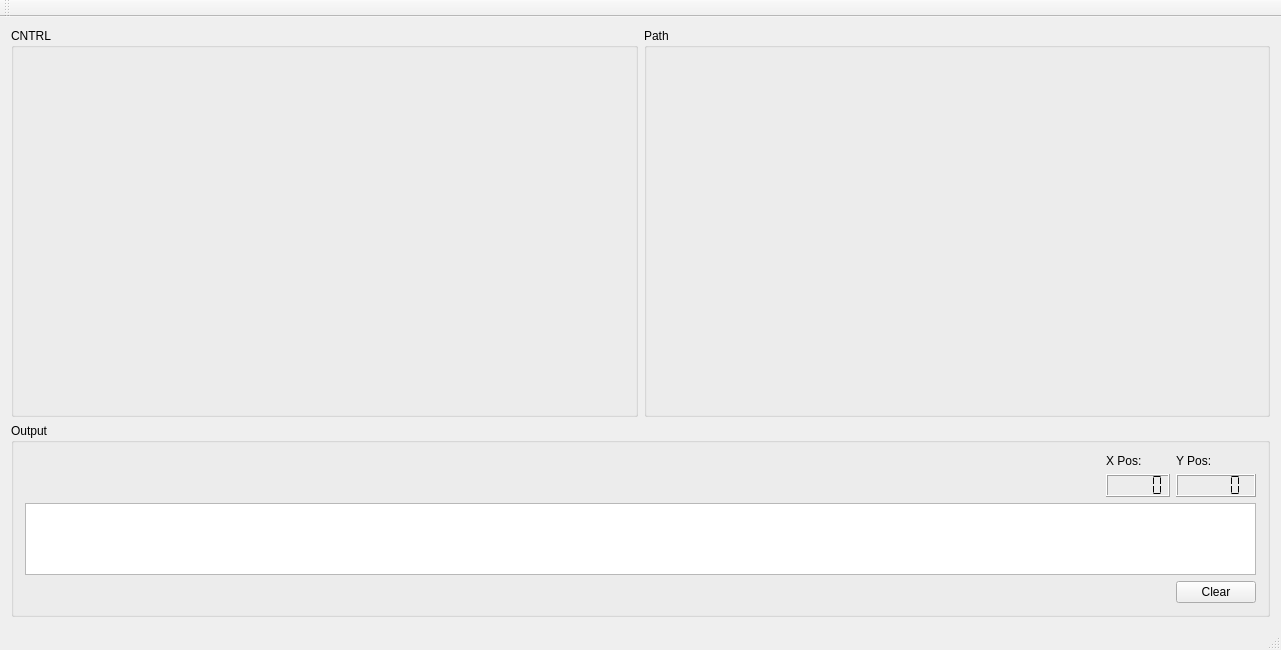
<?xml version="1.0" encoding="UTF-8"?>
<ui version="4.0">
 <class>GUI</class>
 <widget class="QMainWindow" name="GUI">
  <property name="geometry">
   <rect>
    <x>0</x>
    <y>0</y>
    <width>1281</width>
    <height>650</height>
   </rect>
  </property>
  <property name="windowTitle">
   <string>GUI</string>
  </property>
  <widget class="QWidget" name="centralWidget">
   <layout class="QGridLayout" name="gridLayout_4">
    <item row="0" column="1">
     <widget class="QGroupBox" name="gB_path">
      <property name="sizePolicy">
       <sizepolicy hsizetype="Preferred" vsizetype="Preferred">
        <horstretch>1</horstretch>
        <verstretch>2</verstretch>
       </sizepolicy>
      </property>
      <property name="title">
       <string>Path</string>
      </property>
      <layout class="QGridLayout" name="gridLayout_2">
       <item row="0" column="0">
        <widget class="posdraft" name="PathDraft_WD" native="true">
         <property name="sizePolicy">
          <sizepolicy hsizetype="Preferred" vsizetype="Preferred">
           <horstretch>1</horstretch>
           <verstretch>0</verstretch>
          </sizepolicy>
         </property>
        </widget>
       </item>
      </layout>
     </widget>
    </item>
    <item row="1" column="0" colspan="2">
     <widget class="QGroupBox" name="gB_output">
      <property name="sizePolicy">
       <sizepolicy hsizetype="Preferred" vsizetype="Preferred">
        <horstretch>0</horstretch>
        <verstretch>1</verstretch>
       </sizepolicy>
      </property>
      <property name="title">
       <string>Output</string>
      </property>
      <layout class="QGridLayout" name="gridLayout_3">
       <item row="0" column="2">
        <widget class="QLabel" name="label_2">
         <property name="text">
          <string>Y Pos:</string>
         </property>
        </widget>
       </item>
       <item row="0" column="1">
        <widget class="QLabel" name="label">
         <property name="text">
          <string>X Pos:</string>
         </property>
        </widget>
       </item>
       <item row="1" column="2">
        <widget class="QLCDNumber" name="IN_y">
         <property name="digitCount">
          <number>5</number>
         </property>
         <property name="segmentStyle">
          <enum>QLCDNumber::Flat</enum>
         </property>
        </widget>
       </item>
       <item row="1" column="0">
        <spacer name="horizontalSpacer">
         <property name="orientation">
          <enum>Qt::Horizontal</enum>
         </property>
         <property name="sizeHint" stdset="0">
          <size>
           <width>40</width>
           <height>20</height>
          </size>
         </property>
        </spacer>
       </item>
       <item row="2" column="0" colspan="3">
        <widget class="QTextEdit" name="TE_Log"/>
       </item>
       <item row="1" column="1">
        <widget class="QLCDNumber" name="IN_x">
         <property name="sizePolicy">
          <sizepolicy hsizetype="Minimum" vsizetype="Minimum">
           <horstretch>0</horstretch>
           <verstretch>0</verstretch>
          </sizepolicy>
         </property>
         <property name="digitCount">
          <number>5</number>
         </property>
         <property name="segmentStyle">
          <enum>QLCDNumber::Flat</enum>
         </property>
        </widget>
       </item>
       <item row="3" column="2">
        <widget class="QPushButton" name="pB_ClearLog">
         <property name="text">
          <string>Clear</string>
         </property>
        </widget>
       </item>
      </layout>
     </widget>
    </item>
    <item row="0" column="0">
     <widget class="QGroupBox" name="gB_cntrl">
      <property name="sizePolicy">
       <sizepolicy hsizetype="Preferred" vsizetype="Preferred">
        <horstretch>1</horstretch>
        <verstretch>1</verstretch>
       </sizepolicy>
      </property>
      <property name="title">
       <string>CNTRL</string>
      </property>
      <layout class="QGridLayout" name="gridLayout">
       <item row="0" column="0">
        <widget class="CorvusVerification" name="CorvusCntrl_WD" native="true"/>
       </item>
      </layout>
     </widget>
    </item>
   </layout>
  </widget>
  <widget class="QMenuBar" name="menuBar">
   <property name="geometry">
    <rect>
     <x>0</x>
     <y>0</y>
     <width>1281</width>
     <height>27</height>
    </rect>
   </property>
  </widget>
  <widget class="QToolBar" name="mainToolBar">
   <attribute name="toolBarArea">
    <enum>TopToolBarArea</enum>
   </attribute>
   <attribute name="toolBarBreak">
    <bool>false</bool>
   </attribute>
  </widget>
  <widget class="QStatusBar" name="statusBar"/>
 </widget>
 <layoutdefault spacing="6" margin="11"/>
 <customwidgets>
  <customwidget>
   <class>CorvusVerification</class>
   <extends>QWidget</extends>
   <header>subgui/corvusverification.h</header>
   <container>1</container>
  </customwidget>
  <customwidget>
   <class>posdraft</class>
   <extends>QWidget</extends>
   <header>subgui/posdraft.h</header>
   <container>1</container>
  </customwidget>
 </customwidgets>
 <resources/>
 <connections/>
</ui>
